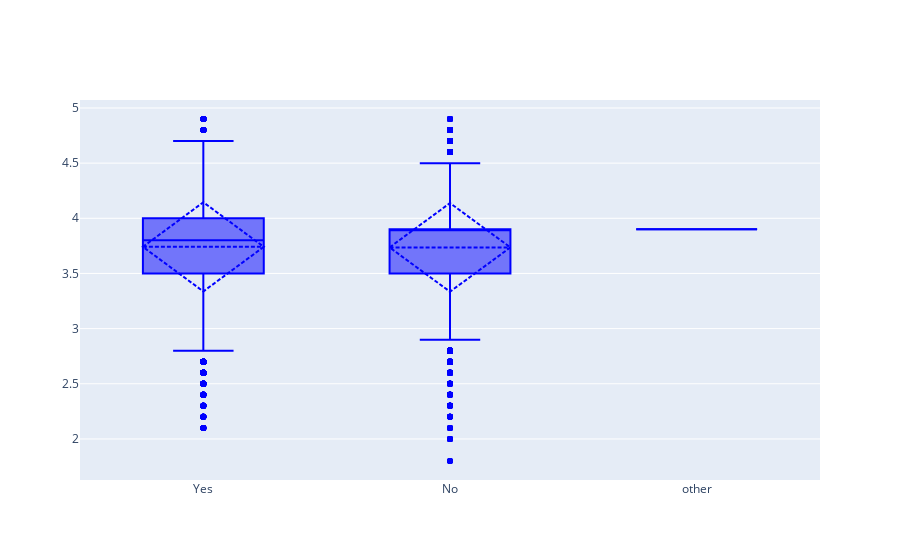

Here is the notebook cell this chart was saved with:
### Code cell
fig = go.Figure()
fig.add_trace(go.Box(x=df.online_order, y=df.rate, marker_color='blue',
                    boxmean='sd'))

### Figure 1 — Plotly figure (JSON) as saved in the notebook; plotly's stock layout.template omitted (floating-point values rounded to 4 significant figures; data arrays with more than 128 entries replaced by an {"elided": "..."} marker saying what was removed)
{"data": [{"boxmean": "sd", "marker": {"color": "blue"}, "type": "box", "x": {"elided": "56252 str values"}, "y": {"elided": "56252 float values"}}], "layout": {}}
